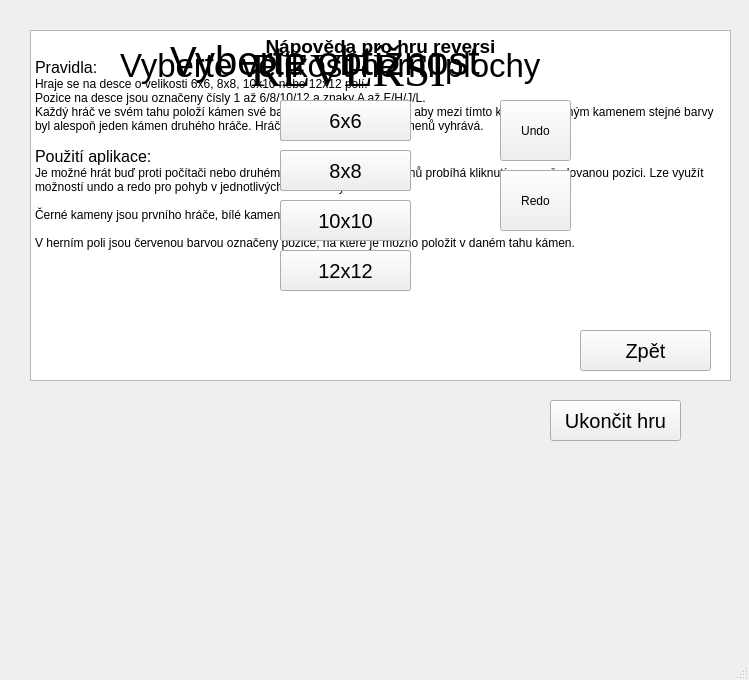
<?xml version="1.0" encoding="UTF-8"?>
<ui version="4.0">
 <class>reversigui</class>
 <widget class="QMainWindow" name="reversigui">
  <property name="geometry">
   <rect>
    <x>0</x>
    <y>0</y>
    <width>749</width>
    <height>680</height>
   </rect>
  </property>
  <property name="windowTitle">
   <string>reversigui</string>
  </property>
  <property name="windowIcon">
   <iconset>
    <normaloff>:/icons/blacktile.png</normaloff>:/icons/blacktile.png</iconset>
  </property>
  <widget class="QWidget" name="centralWidget">
   <widget class="QLabel" name="gameNameLabel">
    <property name="geometry">
     <rect>
      <x>250</x>
      <y>10</y>
      <width>201</width>
      <height>121</height>
     </rect>
    </property>
    <property name="font">
     <font>
      <family>Liberation Serif</family>
      <pointsize>35</pointsize>
     </font>
    </property>
    <property name="text">
     <string>REVERSI</string>
    </property>
   </widget>
   <widget class="QPushButton" name="newGameButton">
    <property name="geometry">
     <rect>
      <x>280</x>
      <y>100</y>
      <width>131</width>
      <height>41</height>
     </rect>
    </property>
    <property name="font">
     <font>
      <pointsize>15</pointsize>
     </font>
    </property>
    <property name="text">
     <string>Nová hra</string>
    </property>
   </widget>
   <widget class="QPushButton" name="loadGameButton">
    <property name="geometry">
     <rect>
      <x>280</x>
      <y>150</y>
      <width>131</width>
      <height>41</height>
     </rect>
    </property>
    <property name="font">
     <font>
      <pointsize>15</pointsize>
     </font>
    </property>
    <property name="text">
     <string>Načíst hru</string>
    </property>
   </widget>
   <widget class="QPushButton" name="helpButton">
    <property name="geometry">
     <rect>
      <x>280</x>
      <y>200</y>
      <width>131</width>
      <height>41</height>
     </rect>
    </property>
    <property name="font">
     <font>
      <pointsize>15</pointsize>
     </font>
    </property>
    <property name="text">
     <string>Nápověda</string>
    </property>
   </widget>
   <widget class="QPushButton" name="exitButton">
    <property name="geometry">
     <rect>
      <x>280</x>
      <y>250</y>
      <width>131</width>
      <height>41</height>
     </rect>
    </property>
    <property name="font">
     <font>
      <pointsize>15</pointsize>
     </font>
    </property>
    <property name="text">
     <string>Konec</string>
    </property>
   </widget>
   <widget class="QTextBrowser" name="helpMessage">
    <property name="geometry">
     <rect>
      <x>30</x>
      <y>30</y>
      <width>701</width>
      <height>351</height>
     </rect>
    </property>
    <property name="html">
     <string>&lt;!DOCTYPE HTML PUBLIC &quot;-//W3C//DTD HTML 4.0//EN&quot; &quot;http://www.w3.org/TR/REC-html40/strict.dtd&quot;&gt;
&lt;html&gt;&lt;head&gt;&lt;meta name=&quot;qrichtext&quot; content=&quot;1&quot; /&gt;&lt;style type=&quot;text/css&quot;&gt;
p, li { white-space: pre-wrap; }
&lt;/style&gt;&lt;/head&gt;&lt;body style=&quot; font-family:'Noto Sans'; font-size:9pt; font-weight:400; font-style:normal;&quot;&gt;
&lt;p align=&quot;center&quot; style=&quot; margin-top:0px; margin-bottom:0px; margin-left:0px; margin-right:0px; -qt-block-indent:0; text-indent:0px;&quot;&gt;&lt;span style=&quot; font-size:14pt; font-weight:600;&quot;&gt;Nápověda pro hru reversi&lt;/span&gt;&lt;/p&gt;
&lt;p style=&quot; margin-top:0px; margin-bottom:0px; margin-left:0px; margin-right:0px; -qt-block-indent:0; text-indent:0px;&quot;&gt;&lt;span style=&quot; font-size:12pt;&quot;&gt;Pravidla:&lt;/span&gt;&lt;/p&gt;
&lt;p style=&quot; margin-top:0px; margin-bottom:0px; margin-left:0px; margin-right:0px; -qt-block-indent:0; text-indent:0px;&quot;&gt;Hraje se na desce o velikosti 6x6, 8x8, 10x10 nebo 12x12 polí.&lt;/p&gt;
&lt;p style=&quot; margin-top:0px; margin-bottom:0px; margin-left:0px; margin-right:0px; -qt-block-indent:0; text-indent:0px;&quot;&gt;Pozice na desce jsou označeny čísly 1 až 6/8/10/12 a znaky A až F/H/J/L.&lt;/p&gt;
&lt;p style=&quot; margin-top:0px; margin-bottom:0px; margin-left:0px; margin-right:0px; -qt-block-indent:0; text-indent:0px;&quot;&gt;Každý hráč ve svém tahu položí kámen své barvy na prázdné pole tak, aby mezi tímto kamenem a jiným kamenem stejné barvy byl alespoň jeden kámen druhého hráče. Hráč s nejvyšším počtem kamenů vyhrává.&lt;/p&gt;
&lt;p style=&quot;-qt-paragraph-type:empty; margin-top:0px; margin-bottom:0px; margin-left:0px; margin-right:0px; -qt-block-indent:0; text-indent:0px;&quot;&gt;&lt;br /&gt;&lt;/p&gt;
&lt;p style=&quot; margin-top:0px; margin-bottom:0px; margin-left:0px; margin-right:0px; -qt-block-indent:0; text-indent:0px;&quot;&gt;&lt;span style=&quot; font-size:12pt;&quot;&gt;Použití aplikace:&lt;/span&gt;&lt;/p&gt;
&lt;p style=&quot; margin-top:0px; margin-bottom:0px; margin-left:0px; margin-right:0px; -qt-block-indent:0; text-indent:0px;&quot;&gt;Je možné hrát buď proti počítači nebo druhému hráči. Pokládání kamenů probíhá kliknutím na požadovanou pozici. Lze využít možností undo a redo pro pohyb v jednotlivých krocích hry.&lt;/p&gt;
&lt;p style=&quot;-qt-paragraph-type:empty; margin-top:0px; margin-bottom:0px; margin-left:0px; margin-right:0px; -qt-block-indent:0; text-indent:0px;&quot;&gt;&lt;br /&gt;&lt;/p&gt;
&lt;p style=&quot; margin-top:0px; margin-bottom:0px; margin-left:0px; margin-right:0px; -qt-block-indent:0; text-indent:0px;&quot;&gt;Černé kameny jsou prvního hráče, bílé kameny druhého. &lt;/p&gt;
&lt;p style=&quot;-qt-paragraph-type:empty; margin-top:0px; margin-bottom:0px; margin-left:0px; margin-right:0px; -qt-block-indent:0; text-indent:0px;&quot;&gt;&lt;br /&gt;&lt;/p&gt;
&lt;p style=&quot; margin-top:0px; margin-bottom:0px; margin-left:0px; margin-right:0px; -qt-block-indent:0; text-indent:0px;&quot;&gt;V herním poli jsou červenou barvou označeny pozice, na které je možno položit v daném tahu kámen.&lt;/p&gt;
&lt;p style=&quot;-qt-paragraph-type:empty; margin-top:0px; margin-bottom:0px; margin-left:0px; margin-right:0px; -qt-block-indent:0; text-indent:0px;&quot;&gt;&lt;br /&gt;&lt;/p&gt;
&lt;p style=&quot;-qt-paragraph-type:empty; margin-top:0px; margin-bottom:0px; margin-left:0px; margin-right:0px; -qt-block-indent:0; text-indent:0px;&quot;&gt;&lt;br /&gt;&lt;/p&gt;&lt;/body&gt;&lt;/html&gt;</string>
    </property>
   </widget>
   <widget class="QPushButton" name="backToMenuButton">
    <property name="geometry">
     <rect>
      <x>580</x>
      <y>330</y>
      <width>131</width>
      <height>41</height>
     </rect>
    </property>
    <property name="font">
     <font>
      <pointsize>15</pointsize>
     </font>
    </property>
    <property name="text">
     <string>Zpět</string>
    </property>
   </widget>
   <widget class="QPushButton" name="onePlayerButton">
    <property name="geometry">
     <rect>
      <x>280</x>
      <y>100</y>
      <width>131</width>
      <height>41</height>
     </rect>
    </property>
    <property name="font">
     <font>
      <pointsize>15</pointsize>
     </font>
    </property>
    <property name="text">
     <string>Jeden hráč</string>
    </property>
   </widget>
   <widget class="QPushButton" name="twoPlayersButton">
    <property name="geometry">
     <rect>
      <x>280</x>
      <y>150</y>
      <width>131</width>
      <height>41</height>
     </rect>
    </property>
    <property name="font">
     <font>
      <pointsize>15</pointsize>
     </font>
    </property>
    <property name="text">
     <string>Dva hráči</string>
    </property>
   </widget>
   <widget class="QLabel" name="diffChooseLabel">
    <property name="geometry">
     <rect>
      <x>170</x>
      <y>30</y>
      <width>371</width>
      <height>61</height>
     </rect>
    </property>
    <property name="font">
     <font>
      <pointsize>30</pointsize>
     </font>
    </property>
    <property name="text">
     <string>Vyberte obtížnost</string>
    </property>
   </widget>
   <widget class="QPushButton" name="easyAiButton">
    <property name="geometry">
     <rect>
      <x>280</x>
      <y>100</y>
      <width>131</width>
      <height>41</height>
     </rect>
    </property>
    <property name="font">
     <font>
      <pointsize>15</pointsize>
     </font>
    </property>
    <property name="text">
     <string>Lehký</string>
    </property>
   </widget>
   <widget class="QPushButton" name="hardAiButton">
    <property name="geometry">
     <rect>
      <x>280</x>
      <y>150</y>
      <width>131</width>
      <height>41</height>
     </rect>
    </property>
    <property name="font">
     <font>
      <pointsize>15</pointsize>
     </font>
    </property>
    <property name="text">
     <string>Těžký</string>
    </property>
   </widget>
   <widget class="QLabel" name="boardsizeLabel">
    <property name="geometry">
     <rect>
      <x>120</x>
      <y>40</y>
      <width>491</width>
      <height>51</height>
     </rect>
    </property>
    <property name="font">
     <font>
      <pointsize>25</pointsize>
     </font>
    </property>
    <property name="text">
     <string>Vyberte velikost herní plochy</string>
    </property>
   </widget>
   <widget class="QPushButton" name="x6SizeButton">
    <property name="geometry">
     <rect>
      <x>280</x>
      <y>100</y>
      <width>131</width>
      <height>41</height>
     </rect>
    </property>
    <property name="font">
     <font>
      <pointsize>15</pointsize>
     </font>
    </property>
    <property name="text">
     <string>6x6</string>
    </property>
   </widget>
   <widget class="QPushButton" name="x8SizeButton">
    <property name="geometry">
     <rect>
      <x>280</x>
      <y>150</y>
      <width>131</width>
      <height>41</height>
     </rect>
    </property>
    <property name="font">
     <font>
      <pointsize>15</pointsize>
     </font>
    </property>
    <property name="text">
     <string>8x8</string>
    </property>
   </widget>
   <widget class="QPushButton" name="x10SizeButton">
    <property name="geometry">
     <rect>
      <x>280</x>
      <y>200</y>
      <width>131</width>
      <height>41</height>
     </rect>
    </property>
    <property name="font">
     <font>
      <pointsize>15</pointsize>
     </font>
    </property>
    <property name="text">
     <string>10x10</string>
    </property>
   </widget>
   <widget class="QPushButton" name="x12SizeButton">
    <property name="geometry">
     <rect>
      <x>280</x>
      <y>250</y>
      <width>131</width>
      <height>41</height>
     </rect>
    </property>
    <property name="font">
     <font>
      <pointsize>15</pointsize>
     </font>
    </property>
    <property name="text">
     <string>12x12</string>
    </property>
   </widget>
   <widget class="QLabel" name="alphaLocLabel">
    <property name="geometry">
     <rect>
      <x>70</x>
      <y>10</y>
      <width>951</width>
      <height>51</height>
     </rect>
    </property>
    <property name="font">
     <font>
      <family>Ubuntu Mono</family>
      <pointsize>25</pointsize>
     </font>
    </property>
    <property name="text">
     <string/>
    </property>
   </widget>
   <widget class="QLabel" name="numLocLabel">
    <property name="geometry">
     <rect>
      <x>0</x>
      <y>50</y>
      <width>41</width>
      <height>631</height>
     </rect>
    </property>
    <property name="sizePolicy">
     <sizepolicy hsizetype="Preferred" vsizetype="Preferred">
      <horstretch>0</horstretch>
      <verstretch>0</verstretch>
     </sizepolicy>
    </property>
    <property name="font">
     <font>
      <pointsize>25</pointsize>
      <weight>50</weight>
      <bold>false</bold>
      <strikeout>false</strikeout>
     </font>
    </property>
    <property name="text">
     <string/>
    </property>
    <property name="textFormat">
     <enum>Qt::AutoText</enum>
    </property>
    <property name="scaledContents">
     <bool>false</bool>
    </property>
    <property name="alignment">
     <set>Qt::AlignLeading|Qt::AlignLeft|Qt::AlignTop</set>
    </property>
    <property name="wordWrap">
     <bool>true</bool>
    </property>
    <property name="margin">
     <number>0</number>
    </property>
    <property name="indent">
     <number>-1</number>
    </property>
   </widget>
   <widget class="QLabel" name="scoreLabel">
    <property name="geometry">
     <rect>
      <x>670</x>
      <y>30</y>
      <width>191</width>
      <height>431</height>
     </rect>
    </property>
    <property name="font">
     <font>
      <family>Loma</family>
      <pointsize>15</pointsize>
     </font>
    </property>
    <property name="text">
     <string/>
    </property>
    <property name="alignment">
     <set>Qt::AlignLeading|Qt::AlignLeft|Qt::AlignTop</set>
    </property>
    <property name="wordWrap">
     <bool>true</bool>
    </property>
   </widget>
   <widget class="QPushButton" name="undoButton">
    <property name="geometry">
     <rect>
      <x>500</x>
      <y>100</y>
      <width>71</width>
      <height>61</height>
     </rect>
    </property>
    <property name="text">
     <string>Undo</string>
    </property>
   </widget>
   <widget class="QPushButton" name="redoButton">
    <property name="geometry">
     <rect>
      <x>500</x>
      <y>170</y>
      <width>71</width>
      <height>61</height>
     </rect>
    </property>
    <property name="text">
     <string>Redo</string>
    </property>
   </widget>
   <widget class="QLabel" name="turnLabel">
    <property name="geometry">
     <rect>
      <x>30</x>
      <y>490</y>
      <width>371</width>
      <height>61</height>
     </rect>
    </property>
    <property name="font">
     <font>
      <pointsize>18</pointsize>
     </font>
    </property>
    <property name="text">
     <string/>
    </property>
   </widget>
   <widget class="QPushButton" name="quitGameButton">
    <property name="geometry">
     <rect>
      <x>550</x>
      <y>400</y>
      <width>131</width>
      <height>41</height>
     </rect>
    </property>
    <property name="font">
     <font>
      <pointsize>15</pointsize>
     </font>
    </property>
    <property name="text">
     <string>Ukončit hru</string>
    </property>
   </widget>
   <zorder>helpMessage</zorder>
   <zorder>gameNameLabel</zorder>
   <zorder>loadGameButton</zorder>
   <zorder>helpButton</zorder>
   <zorder>exitButton</zorder>
   <zorder>backToMenuButton</zorder>
   <zorder>twoPlayersButton</zorder>
   <zorder>diffChooseLabel</zorder>
   <zorder>newGameButton</zorder>
   <zorder>hardAiButton</zorder>
   <zorder>easyAiButton</zorder>
   <zorder>onePlayerButton</zorder>
   <zorder>boardsizeLabel</zorder>
   <zorder>x6SizeButton</zorder>
   <zorder>x8SizeButton</zorder>
   <zorder>x10SizeButton</zorder>
   <zorder>x12SizeButton</zorder>
   <zorder>alphaLocLabel</zorder>
   <zorder>numLocLabel</zorder>
   <zorder>scoreLabel</zorder>
   <zorder>undoButton</zorder>
   <zorder>redoButton</zorder>
   <zorder>turnLabel</zorder>
   <zorder>quitGameButton</zorder>
  </widget>
  <widget class="QStatusBar" name="statusBar"/>
 </widget>
 <layoutdefault spacing="6" margin="11"/>
 <resources/>
 <connections>
  <connection>
   <sender>exitButton</sender>
   <signal>clicked()</signal>
   <receiver>reversigui</receiver>
   <slot>close()</slot>
   <hints>
    <hint type="sourcelabel">
     <x>382</x>
     <y>279</y>
    </hint>
    <hint type="destinationlabel">
     <x>492</x>
     <y>314</y>
    </hint>
   </hints>
  </connection>
  <connection>
   <sender>quitGameButton</sender>
   <signal>clicked()</signal>
   <receiver>reversigui</receiver>
   <slot>close()</slot>
   <hints>
    <hint type="sourcelabel">
     <x>617</x>
     <y>425</y>
    </hint>
    <hint type="destinationlabel">
     <x>484</x>
     <y>549</y>
    </hint>
   </hints>
  </connection>
 </connections>
</ui>
